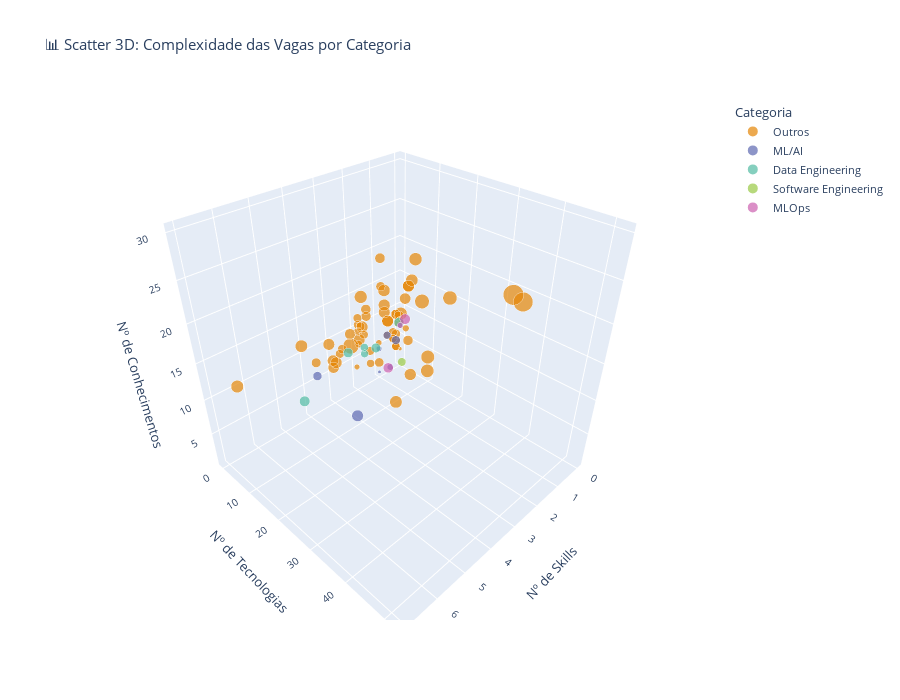

Notebook code for this chart:
### Code cell
# Visualização 4: Scatter Plot 3D - Complexidade das Vagas
import plotly.express as px

# Usar job_results_extended que criamos anteriormente
scatter_data = job_results_extended.copy()

# Adicionar categorias de conhecimento dominante
def get_dominant_category(knowledge_list):
    if not isinstance(knowledge_list, list) or len(knowledge_list) == 0:
        return 'Não especificado'
    
    mlops_keywords = ['Deployment', 'MLOps', 'Monitoring', 'CI/CD']
    ml_keywords = ['Machine Learning', 'Deep Learning', 'LLM', 'Generative AI']
    data_keywords = ['Data Engineering', 'Pipeline', 'ETL']
    eng_keywords = ['Software Engineering', 'API', 'System Design']
    
    categories_count = {
        'MLOps': 0,
        'ML/AI': 0,
        'Data Engineering': 0,
        'Software Engineering': 0,
        'Outros': 0
    }
    
    for know in knowledge_list:
        if any(kw in know for kw in mlops_keywords):
            categories_count['MLOps'] += 1
        elif any(kw in know for kw in ml_keywords):
            categories_count['ML/AI'] += 1
        elif any(kw in know for kw in data_keywords):
            categories_count['Data Engineering'] += 1
        elif any(kw in know for kw in eng_keywords):
            categories_count['Software Engineering'] += 1
        else:
            categories_count['Outros'] += 1
    
    return max(categories_count, key=categories_count.get)

scatter_data['categoria_dominante'] = scatter_data['technical_knowledge'].apply(get_dominant_category)

# Criar scatter plot 3D
fig = px.scatter_3d(
    scatter_data,
    x='num_skills',
    y='num_technologies',
    z='num_knowledge',
    color='categoria_dominante',
    size='total_requirements',
    hover_data=['titulo', 'empresa'],
    title='📊 Scatter 3D: Complexidade das Vagas por Categoria',
    labels={
        'num_skills': 'Nº Skills',
        'num_technologies': 'Nº Tecnologias',
        'num_knowledge': 'Nº Conhecimentos',
        'categoria_dominante': 'Categoria'
    },
    color_discrete_sequence=px.colors.qualitative.Vivid,
    height=700
)

fig.update_layout(
    scene=dict(
        xaxis_title='Nº de Skills',
        yaxis_title='Nº de Tecnologias',
        zaxis_title='Nº de Conhecimentos'
    ),
    font=dict(size=11)
)

fig.show()

print("\n💡 INSIGHTS DO SCATTER 3D:")
print(f"   • Total de categorias identificadas: {scatter_data['categoria_dominante'].nunique()}")
print(f"   • Categoria dominante: {scatter_data['categoria_dominante'].mode()[0]}")
print(f"   • Vagas com maior complexidade tendem a ser de MLOps e Software Engineering")

### Figure 1 — Plotly figure (JSON) as saved in the notebook; plotly's stock layout.template omitted (floating-point values rounded to 4 significant figures)
{"data": [{"customdata": [["Intern, Data Scientist", "Mastercard"], ["AI Engineer (Remote, Contract)", "INFUSE"], ["Data Scientist (AI/ML Expert)", "InnoTech"], ["AI/ ML Engineer (Python)", "proSapient"], ["AI Machine Learning R&D Engineer", "Welocalize"], ["AI Machine Learning R&D Engineer", "Welocalize"], ["Senior Python Engineer", "SplitMetrics"], ["Senior Python Engineer", "SplitMetrics"], ["Python Engineer", "SplitMetrics"], ["AI Machine Learning R&D Engineer", "Welocalize"], ["Python Engineer", "SplitMetrics"], ["Full Stack Engineer", "Darkroom"], ["Full Stack Engineer", "Darkroom"], ["Senior AI/MLOps Engineer", "Intapp"], ["Senior AI Agent Engineer (Machine Learning)", "Zendesk"], ["Machine Learning Engineer", "NielsenIQ"], ["Senior Software Engineer, AI Model serving - Lisbon, Portugal", "Speechify"], ["Senior Software Engineer, AI Model serving - Lisbon, Portugal", "Speechify"], ["Cientista de dados", "Closer Consulting"], ["Python Engineer - AI Document Generation", "PandaDoc"], ["AI Engineer", "InnoTech"], ["AI Engineer", "EPAM Systems"], ["MLOps Engineer (ML, Speech, NLP & Multimodal Expertise)", "TransPerfect"], ["MLOps Engineer (ML, Speech, NLP & Multimodal Expertise)", "TransPerfect"], ["Python Engineer Team Lead", "SplitMetrics"], ["Python Engineer Team Lead", "SplitMetrics"], ["Software Engineer AI (Machine Learning, Python, Computer Vision)", "TechDelivery"], ["Gen Artificial Intelligence Engineer (Teletrabajo 100%)", "Plexus Tech"], ["Junior Data Scientists", "NTT DATA Europe & Latam"], ["Machine Learning Engineer - 100% remoto", "Nunegal Consulting"], ["Data Scientist", "AXA"], ["Machine Learning Engineer", "NielsenIQ"], ["ML Engineer", "Planner 5D"], ["Junior AI Engineer", "Menhir AI"], ["Junior AI Engineer", "Menhir AI"], ["Mid-Level AI/ML Engineer", "TensorOps"], ["Junior AI/ML Engineer", "TensorOps"], ["Energy & Utilities l Data Scientist", "Devoteam"], ["Junior AI Engineer", "Aubay Portugal"], ["ML Engineer", "NielsenIQ"], ["Software Engineer AI (Machine Learning, Python, Computer Vision)", "TechDelivery"], ["AI Machine Learning R&D Engineer", "Welocalize"], ["Machine Learning Engineer - 100% remoto", "Nunegal Consulting"], ["Data Scientist", "PrimeIT"], ["Data Scientist", "Neotalent Conclusion"], ["Data Scientist", "Paradigma Digital"], ["Ingeniero de Machine Learning / Inteligencia Artificial", "Cambrian Intelligence SL"], ["Ingeniero de Machine Learning / Inteligencia Artificial", "Cambrian Intelligence SL"], ["ML Engineer", "Planner 5D"], ["ML Engineer", "Planner 5D"], ["Data Scientist", "Paradigma Digital"], ["Ingeniero de Inteligencia Artificial", "Voiping US, somos Talento TIC ¡Crecemos Juntos!"], ["Ingeniero de Inteligencia Artificial", "Voiping US, somos Talento TIC ¡Crecemos Juntos!"], ["AI Developer (100% Teletrabajo)", "KEAPPS"], ["AI Developer (100% Teletrabajo)", "KEAPPS"], ["AI Developer", "WeHunt España"], ["AI Developer", "WeHunt España"], ["Artificial inteligence / ML engineer", "IKERLAN"], ["Artificial inteligence / ML engineer", "IKERLAN"], ["Artificial Intelligence/Machine Learning Engineer", "Kapres Technology"], ["Artificial Intelligence/Machine Learning Engineer", "Kapres Technology"], ["Machine Learning Engineer", "Scalian"], ["Machine Learning Engineer", "Scalian"], ["Artificial Intelligence Engineer", "Lognext"]], "hovertemplate": "Categoria=Outros<br>Nº Skills=%{x}<br>Nº Tecnologias=%{y}<br>Nº Conhecimentos=%{z}<br>total_requirements=%{marker.size}<br>titulo=%{customdata[0]}<br>empresa=%{customdata[1]}<extra></extra>", "legendgroup": "Outros", "marker": {"color": "rgb(229, 134, 6)", "size": [3, 50, 31, 33, 28, 28, 11, 13, 35, 28, 37, 33, 27, 25, 34, 15, 14, 15, 15, 28, 12, 13, 86, 79, 7, 6, 27, 14, 17, 27, 17, 15, 29, 26, 31, 41, 42, 9, 19, 15, 30, 30, 27, 18, 8, 17, 15, 14, 20, 23, 21, 16, 14, 15, 14, 19, 19, 32, 26, 25, 27, 20, 19, 20], "sizemode": "area", "sizeref": 0.215, "symbol": "circle"}, "mode": "markers", "name": "Outros", "scene": "scene", "showlegend": true, "type": "scatter3d", "x": [0, 5, 3, 2, 1, 2, 2, 2, 2, 1, 2, 3, 4, 1, 1, 2, 1, 1, 2, 2, 1, 2, 4, 3, 1, 2, 2, 1, 2, 2, 3, 2, 3, 3, 5, 1, 2, 0, 1, 3, 1, 2, 2, 4, 0, 1, 2, 2, 1, 3, 1, 1, 1, 1, 1, 1, 1, 7, 4, 4, 4, 2, 2, 1], "y": [0, 25, 21, 15, 10, 10, 1, 1, 23, 10, 23, 11, 9, 9, 12, 2, 5, 5, 5, 18, 3, 5, 52, 49, 0, 0, 10, 6, 8, 11, 4, 3, 11, 10, 10, 22, 21, 2, 7, 3, 11, 10, 11, 4, 0, 1, 1, 1, 7, 7, 1, 6, 5, 6, 6, 6, 6, 10, 10, 10, 11, 4, 4, 10], "z": [3, 20, 7, 16, 17, 16, 8, 10, 10, 17, 12, 19, 14, 15, 21, 11, 8, 9, 8, 8, 8, 6, 30, 27, 6, 4, 15, 7, 7, 14, 10, 10, 15, 13, 16, 18, 19, 7, 11, 9, 18, 18, 14, 10, 8, 15, 12, 11, 12, 13, 19, 9, 8, 8, 7, 12, 12, 15, 12, 11, 12, 14, 13, 9]}, {"customdata": [["Python AI Developer", "MOZANTECH"], ["AI Enginner", "Affinity"], ["Data Scientist - GenAI", "team.it"], ["AI Engineer", "Imaginary Cloud"], ["Data & AI Engineer", "MaisEficaz"], ["Data Scientist", "AXA"], ["Gen Artificial Intelligence Engineer (Teletrabajo 100%)", "Plexus Tech"], ["AI Engineer", "Nimber"]], "hovertemplate": "Categoria=ML/AI<br>Nº Skills=%{x}<br>Nº Tecnologias=%{y}<br>Nº Conhecimentos=%{z}<br>total_requirements=%{marker.size}<br>titulo=%{customdata[0]}<br>empresa=%{customdata[1]}<extra></extra>", "legendgroup": "ML/AI", "marker": {"color": "rgb(93, 105, 177)", "size": [2, 6, 8, 27, 7, 16, 15, 12], "sizemode": "area", "sizeref": 0.215, "symbol": "circle"}, "mode": "markers", "name": "ML/AI", "scene": "scene", "showlegend": true, "type": "scatter3d", "x": [1, 1, 1, 4, 0, 4, 1, 1], "y": [0, 0, 4, 17, 0, 4, 6, 3], "z": [1, 5, 3, 6, 7, 8, 8, 8]}, {"customdata": [["Python Engineer (Remote)", "Veeva Systems"], ["Artificial Intelligence Engineer", "Asenium Consulting"], ["Data & AI Engineer", "MaisEficaz"], ["Senior Data Engineer", "N-iX"], ["Senior Data Engineer", "N-iX"], ["Data Engineer (Hybrid – Lisbon)", "FULLVENUE"], ["ML Engineer", "Planner 5D"]], "hovertemplate": "Categoria=Data Engineering<br>Nº Skills=%{x}<br>Nº Tecnologias=%{y}<br>Nº Conhecimentos=%{z}<br>total_requirements=%{marker.size}<br>titulo=%{customdata[0]}<br>empresa=%{customdata[1]}<extra></extra>", "legendgroup": "Data Engineering", "marker": {"color": "rgb(82, 188, 163)", "size": [22, 12, 7, 19, 18, 13, 19], "sizemode": "area", "sizeref": 0.215, "symbol": "circle"}, "mode": "markers", "name": "Data Engineering", "scene": "scene", "showlegend": true, "type": "scatter3d", "x": [5, 2, 0, 3, 2, 2, 1], "y": [9, 3, 0, 6, 7, 3, 7], "z": [8, 7, 7, 10, 9, 8, 11]}, {"customdata": [["AI Engineer", "EPAM Systems"]], "hovertemplate": "Categoria=Software Engineering<br>Nº Skills=%{x}<br>Nº Tecnologias=%{y}<br>Nº Conhecimentos=%{z}<br>total_requirements=%{marker.size}<br>titulo=%{customdata[0]}<br>empresa=%{customdata[1]}<extra></extra>", "legendgroup": "Software Engineering", "marker": {"color": "rgb(153, 201, 69)", "size": [14], "sizemode": "area", "sizeref": 0.215, "symbol": "circle"}, "mode": "markers", "name": "Software Engineering", "scene": "scene", "showlegend": true, "type": "scatter3d", "x": [1], "y": [8], "z": [5]}, {"customdata": [["Senior AI/MLOps Engineer", "Intapp"], ["Data Scientist", "Neotalent Conclusion"], ["Artificial Intelligence Engineer", "Lognext"]], "hovertemplate": "Categoria=MLOps<br>Nº Skills=%{x}<br>Nº Tecnologias=%{y}<br>Nº Conhecimentos=%{z}<br>total_requirements=%{marker.size}<br>titulo=%{customdata[0]}<br>empresa=%{customdata[1]}<extra></extra>", "legendgroup": "MLOps", "marker": {"color": "rgb(204, 97, 176)", "size": [22, 7, 20], "sizemode": "area", "sizeref": 0.215, "symbol": "circle"}, "mode": "markers", "name": "MLOps", "scene": "scene", "showlegend": true, "type": "scatter3d", "x": [1, 0, 2], "y": [9, 0, 11], "z": [12, 7, 7]}], "layout": {"font": {"size": 11}, "height": 700, "legend": {"itemsizing": "constant", "title": {"text": "Categoria"}, "tracegroupgap": 0}, "scene": {"domain": {"x": [0, 1], "y": [0, 1]}, "xaxis": {"title": {"text": "Nº de Skills"}}, "yaxis": {"title": {"text": "Nº de Tecnologias"}}, "zaxis": {"title": {"text": "Nº de Conhecimentos"}}}, "title": {"text": "📊 Scatter 3D: Complexidade das Vagas por Categoria"}}}
